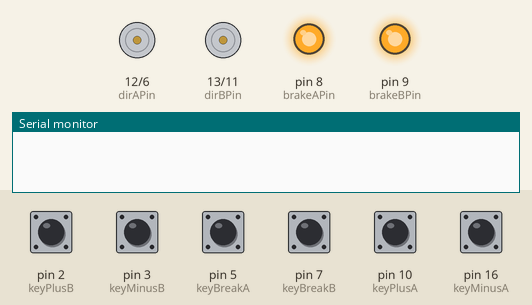
Simulated run of this sketch. Board: Arduino Uno, built with avr-gcc and run on an emulated ATmega328P. Shown: direction and speed pins drawn as motors (green arrow = direction pin HIGH = forward, orange = LOW = backward, longer = more drive), output pins drawn as LEDs (lit = HIGH), the last lines printed to the serial monitor. Inputs (shaded band) come from the test bench; at power-on: pin 2 (keyPlusB), pin 3 (keyMinusB), pin 5 (keyBreakA), pin 7 (keyBreakB), pin 10 (keyPlusA), pin 16 (keyMinusA) HIGH.

Above: at 1.2 s.
1.3 s: pin 2 (keyPlusB) pulled LOW for 0.15 s
At 1.7 s:
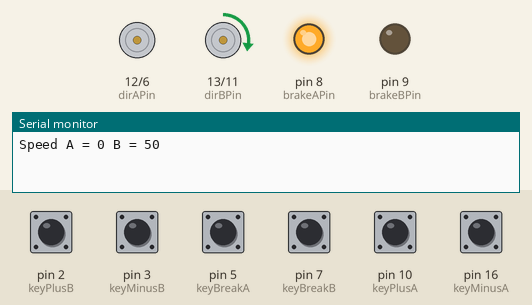
2.9 s: pin 10 (keyPlusA) pulled LOW for 0.15 s
At 4.1 s:
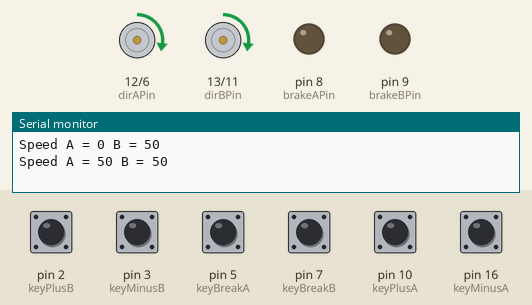
4.5 s: pin 3 (keyMinusB) pulled LOW for 0.15 s
At 5.4 s:
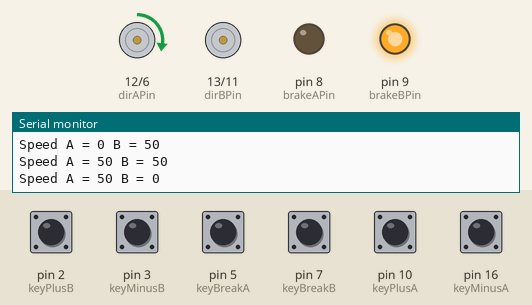
6.1 s: pin 3 (keyMinusB) pulled LOW for 1 s
At 6.6 s:
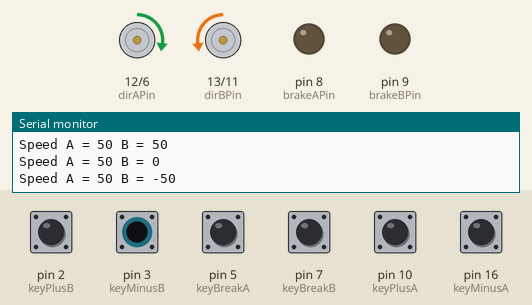
8.6 s: pin 5 (keyBreakA) pulled LOW for 0.15 s
At 9.7 s:
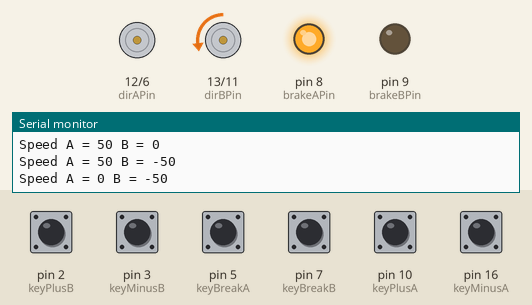
10.2 s: pin 16 (keyMinusA) pulled LOW for 0.15 s
At 10.9 s:
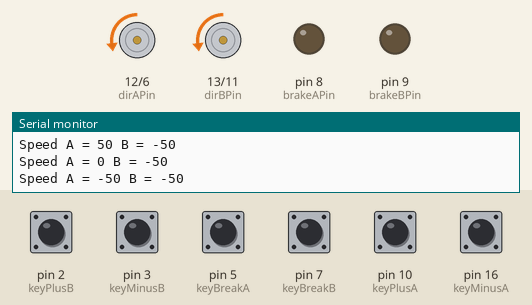
Timing chart, 0 to 12.8 s (numbered marks = the images above; inputs shaded):
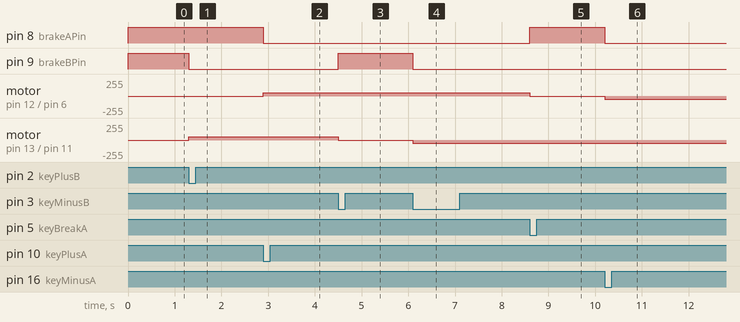

The sketch:

PROJECT1.ino
```cpp
const int keyPlusA  = 10;
const int keyMinusA = 16;
const int keyBreakA = 5;
const int keyPlusB  = 2;
const int keyMinusB = 3;
const int keyBreakB = 7;


const int pwmAPin = 6;
const int pwmBPin = 11;
const int dirAPin = 12;
const int dirBPin = 13;
const int brakeAPin = 8;
const int brakeBPin = 9;


int speedA = 0;
int speedB = 0;

void setup()
 {
   pinMode(keyPlusA, INPUT);
   pinMode(keyMinusA, INPUT);
   pinMode(keyBreakA, INPUT);
   pinMode(keyPlusB, INPUT);
   pinMode(keyMinusB, INPUT);
   pinMode(keyBreakB, INPUT);


   pinMode(pwmAPin, OUTPUT);
   pinMode(pwmBPin, OUTPUT);
   pinMode(dirAPin, OUTPUT);
   pinMode(dirBPin, OUTPUT);
   pinMode(brakeAPin, OUTPUT);
   pinMode(brakeBPin, OUTPUT);


  Serial.begin(9600);
 }

int oldPlusA  = 0;
int oldMinusA = 0;
int oldBreakA = 0;
int oldPlusB  = 0;
int oldMinusB = 0;
int oldBreakB = 0;

void checkKeys()
 {
   int plusA = digitalRead(keyPlusA)?0:1;
   if (plusA == oldPlusA)
      plusA = 0;
   else
      oldPlusA = plusA;
   int minusA = digitalRead(keyMinusA)?0:1;
   if (minusA == oldMinusA)
      minusA = 0;
   else
      oldMinusA = minusA;
   int breakA = digitalRead(keyBreakA)?0:1;
   if (breakA == oldBreakA)
      breakA = 0;
   else
      oldBreakA = breakA;
   int plusB = digitalRead(keyPlusB)?0:1;
   if (plusB == oldPlusB)
      plusB = 0;
   else
      oldPlusB = plusB;
   int minusB = digitalRead(keyMinusB)?0:1;
   if (minusB == oldMinusB)
      minusB = 0;
   else
      oldMinusB = minusB;
   int breakB = digitalRead(keyBreakB)?0:1;
   if (breakB == oldBreakB)
      breakB = 0;
   else
      oldBreakB = breakB;


   if (plusA)
    { speedA += 50;
      if (speedA > 250)
         speedA = 250;
    }
   if (minusA)
    { speedA -= 50;
      if (speedA < -250)
         speedA = -250;
    }
   if (breakA)
      speedA = 0;
   if (plusB)
    { speedB += 50;
      if (speedB > 250)
         speedB = 250;
    }
   if (minusB)
    { speedB -= 50;
      if (speedB < -250)
         speedB = -250;
    }
   if (breakB)
      speedB = 0;
 }

void loop()
 { int oldSpeedA = speedA;
   int oldSpeedB = speedB;

   checkKeys();

   analogWrite(pwmAPin, abs(speedA));
   analogWrite(pwmBPin, abs(speedB));


   digitalWrite(dirAPin, (speedA > 0)?1:0);
   digitalWrite(dirBPin, (speedB > 0)?1:0);


   digitalWrite(brakeAPin, (speedA == 0)?1:0);
   digitalWrite(brakeBPin, (speedB == 0)?1:0);

   if (speedA != oldSpeedA || speedB != oldSpeedB)
    {
      Serial.print("Speed A = ");
      Serial.print(speedA);
      Serial.print(" B = ");
      Serial.print(speedB);
      Serial.print("\r\n");
    }

 }
```

Measured:
- after the input at 1.3 s, pin 9 (brakeBPin): HIGH → LOW at once; motor on pin 13 (dirBPin) / pin 11 (pwmBPin): stopped → forward 50/255 at once
- after the input at 2.9 s, pin 8 (brakeAPin): HIGH → LOW at once; motor on pin 12 (dirAPin) / pin 6 (pwmAPin): stopped → forward 50/255 at once
- after the input at 4.5 s, pin 9 (brakeBPin): LOW → HIGH at once; motor on pin 13 (dirBPin) / pin 11 (pwmBPin): forward 50/255 → stopped at once
- after the input at 6.1 s, pin 9 (brakeBPin): HIGH → LOW at once; motor on pin 13 (dirBPin) / pin 11 (pwmBPin): stopped → backward 50/255 at once
- after the input at 8.6 s, pin 8 (brakeAPin): LOW → HIGH at once; motor on pin 12 (dirAPin) / pin 6 (pwmAPin): forward 50/255 → stopped at once
- after the input at 10.2 s, pin 8 (brakeAPin): HIGH → LOW at once; motor on pin 12 (dirAPin) / pin 6 (pwmAPin): stopped → backward 50/255 at once
